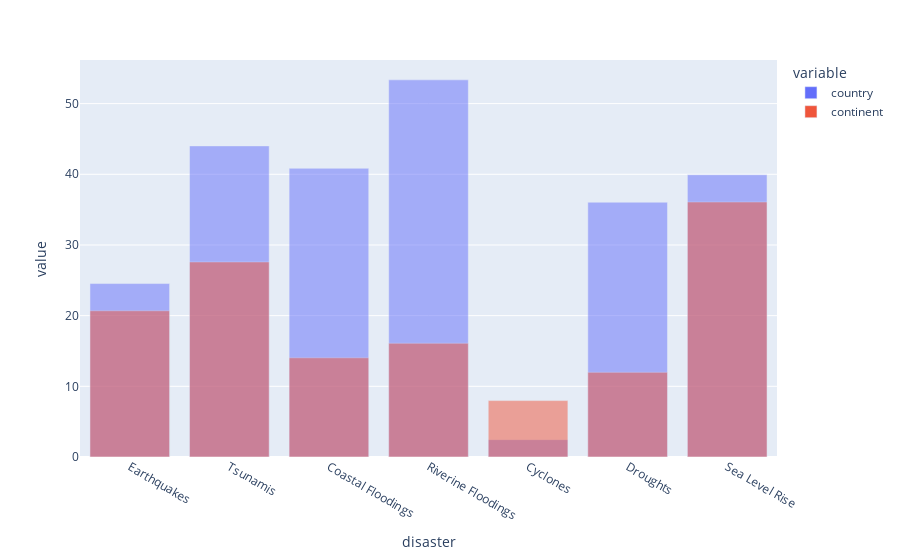

Notebook code cell kept with this figure:
### Code cell
exposureFig = px.bar(exposure, x='disaster', y=['country', 'continent'], barmode='overlay')
exposureFig.show()

### Figure 1 — Plotly figure (JSON) as saved in the notebook; plotly's stock layout.template omitted (floating-point values rounded to 4 significant figures)
{"data": [{"alignmentgroup": "True", "hovertemplate": "variable=country<br>disaster=%{x}<br>value=%{y}<extra></extra>", "legendgroup": "country", "marker": {"color": "#636efa", "opacity": 0.5, "pattern": {"shape": ""}}, "name": "country", "offsetgroup": "country", "orientation": "v", "showlegend": true, "textposition": "auto", "type": "bar", "x": ["Earthquakes", "Tsunamis", "Coastal Floodings", "Riverine Floodings", "Cyclones", "Droughts", "Sea Level Rise"], "xaxis": "x", "y": [24.54, 44.02, 40.85, 53.36, 2.452, 36.05, 39.94], "yaxis": "y"}, {"alignmentgroup": "True", "hovertemplate": "variable=continent<br>disaster=%{x}<br>value=%{y}<extra></extra>", "legendgroup": "continent", "marker": {"color": "#EF553B", "opacity": 0.5, "pattern": {"shape": ""}}, "name": "continent", "offsetgroup": "continent", "orientation": "v", "showlegend": true, "textposition": "auto", "type": "bar", "x": ["Earthquakes", "Tsunamis", "Coastal Floodings", "Riverine Floodings", "Cyclones", "Droughts", "Sea Level Rise"], "xaxis": "x", "y": [20.69, 27.6, 14.04, 16.1, 7.982, 11.98, 36.08], "yaxis": "y"}], "layout": {"barmode": "overlay", "legend": {"title": {"text": "variable"}, "tracegroupgap": 0}, "margin": {"t": 60}, "xaxis": {"anchor": "y", "domain": [0, 1], "title": {"text": "disaster"}}, "yaxis": {"anchor": "x", "domain": [0, 1], "title": {"text": "value"}}}}
